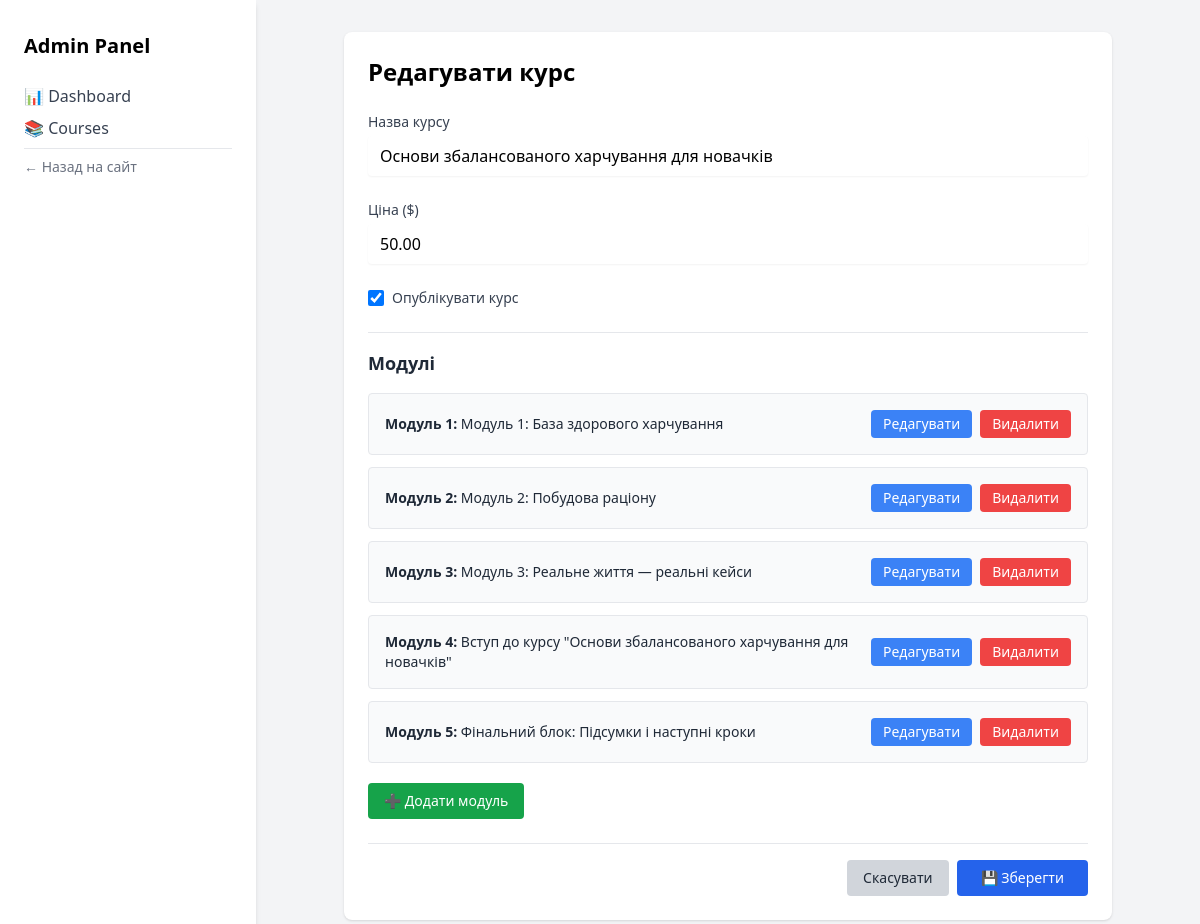
Screenshot of /admin-panel/courses/2/edit/ (signed in) with the database file from the repository.
### courses/models.py (models this page shows, shortened)
class Course(models.Model):
    title = models.CharField(max_length=255)
    slug = models.SlugField(unique=True, blank=True)
    description = models.TextField()
    price = models.DecimalField(max_digits=8, decimal_places=2)
    created_at = models.DateTimeField(auto_now_add=True)
    is_published = models.BooleanField(default=False)

class Module(models.Model):
    course = models.ForeignKey(Course, on_delete=models.CASCADE, related_name='modules')
    title = models.CharField(max_length=255)
    order = models.PositiveIntegerField(null=True, blank=True, default=0)

### courses/views.py (the view)
# urls.py: path('admin-panel/courses/<int:course_id>/edit/', views.admin_edit_course, name='admin_edit_course'),
@staff_member_required
def admin_edit_course(request, course_id):
    course = get_object_or_404(Course, id=course_id)
    if request.method == 'POST':
        course.title = request.POST.get('title')
        course.price = request.POST.get('price')
        course.is_published = 'is_published' in request.POST
        course.save()
        return redirect('admin_courses')
    return render(request, 'admin_panel/edit_course.html', {'course': course})

### courses/templates/admin_panel/edit_course.html (shortened to what this page needs)
{% extends 'admin_panel/admin_base.html' %}
{% block content %}
<div class="max-w-3xl mx-auto bg-white shadow rounded-lg p-6">
  <h1 class="text-2xl font-bold mb-6">Редагувати курс</h1>
  <form method="post" class="space-y-6">
    <div>
      <label class="block text-sm font-medium text-gray-700 mb-1">Назва курсу</label>
      <input type="text" name="title" value="{{ course.title }}" class="w-full border-gray-300 rounded px-3 py-2 shadow-sm">
    </div>
    <div>
      <label class="block text-sm font-medium text-gray-700 mb-1">Ціна ($)</label>
      <input type="number" name="price" value="{{ course.price }}" class="w-full border-gray-300 rounded px-3 py-2 shadow-sm">
    </div>
    <div class="flex items-center">
      <input type="checkbox" name="is_published" id="is_published" class="h-4 w-4 text-blue-600 border-gray-300 rounded" {% if course.is_published %}checked{% endif %}>
      <label for="is_published" class="ml-2 block text-sm text-gray-700">Опублікувати курс</label>
    </div>
    <div>
      <h2 class="text-lg font-semibold text-gray-800 mb-4 border-t pt-4">Модулі</h2>
      {% for module in course.modules.all %}
        <div class="bg-gray-50 border rounded p-4 mb-3 flex items-center justify-between">
          <div class="font-medium text-sm text-gray-800">
            <span class="font-bold">Модуль {{ forloop.counter }}:</span> {{ module.title }}
          </div>
          <div class="flex gap-2">
            <a href="{% url 'admin_edit_module' module.id %}" class="bg-blue-500 hover:bg-blue-600 text-white text-sm px-3 py-1 rounded">Редагувати</a>
            <a href="{% url 'admin_delete_module' module.id %}" class="bg-red-500 hover:bg-red-600 text-white text-sm px-3 py-1 rounded"
              onclick="return confirm('Ви впевнені, що хочете видалити модуль?')">Видалити</a>
          </div>
        </div>
      {% empty %}
        <p class="text-sm text-gray-500">Модулі ще не додані.</p>
      {% endfor %}
      <a href="{% url 'admin_add_module' course.id %}" class="mt-2 inline-block bg-green-600 hover:bg-green-700 text-white text-sm px-4 py-2 rounded">
        ➕ Додати модуль
      </a>
    </div>
    <div class="flex justify-end gap-2 pt-4 border-t">
      <a href="{% url 'admin_courses' %}" class="bg-gray-300 hover:bg-gray-400 text-gray-800 px-4 py-2 rounded text-sm">Скасувати</a>
      <button type="submit" class="bg-blue-600 hover:bg-blue-700 text-white px-6 py-2 rounded text-sm">💾 Зберегти</button>
    </div>
  </form>
</div>
{% endblock %}

### rows the page displays
Course: title "Основи збалансованого харчування для новачків", price "50.00", is_published "☑"
Module: title "Модуль 1: База здорового харчування"
Module: title "Модуль 2: Побудова раціону"
Module: title "Модуль 3: Реальне життя — реальні кейси"
Module: title "Вступ до курсу \"Основи збалансованого харчування для новачків\""
Module: title "Фінальний блок: Підсумки і наступні кроки"
